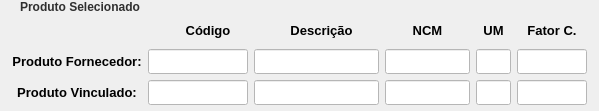
        <widget class="QGroupBox" name="groupBox_3">
         <property name="styleSheet">
          <string notr="true">QGroupBox {
    border: none;
    margin-top: 18px;
    font-weight: 600;
    color: #2f2f2f;
}

QGroupBox::title {
    subcontrol-origin: margin;
    left: 12px;
    padding: 0 6px 0 6px;
}</string>
         </property>
         <property name="title">
          <string>Produto Selecionado</string>
         </property>
         <layout class="QVBoxLayout" name="verticalLayout_4">
          <property name="leftMargin">
           <number>6</number>
          </property>
          <property name="topMargin">
           <number>0</number>
          </property>
          <property name="rightMargin">
           <number>6</number>
          </property>
          <property name="bottomMargin">
           <number>6</number>
          </property>
          <item>
           <widget class="QWidget" name="widget_12" native="true">
            <property name="minimumSize">
             <size>
              <width>0</width>
              <height>25</height>
             </size>
            </property>
            <property name="maximumSize">
             <size>
              <width>16777215</width>
              <height>25</height>
             </size>
            </property>
            <layout class="QHBoxLayout" name="horizontalLayout_11">
             <property name="leftMargin">
              <number>6</number>
             </property>
             <property name="topMargin">
              <number>0</number>
             </property>
             <property name="rightMargin">
              <number>6</number>
             </property>
             <property name="bottomMargin">
              <number>0</number>
             </property>
             <item>
              <widget class="QLabel" name="label_10">
               <property name="minimumSize">
                <size>
                 <width>140</width>
                 <height>0</height>
                </size>
               </property>
               <property name="maximumSize">
                <size>
                 <width>140</width>
                 <height>16777215</height>
                </size>
               </property>
               <property name="font">
                <font>
                 <family>Segoe UI</family>
                 <pointsize>10</pointsize>
                 <weight>75</weight>
                 <bold>true</bold>
                </font>
               </property>
               <property name="text">
                <string/>
               </property>
               <property name="alignment">
                <set>Qt::AlignCenter</set>
               </property>
              </widget>
             </item>
             <item>
              <widget class="QLabel" name="label_11">
               <property name="minimumSize">
                <size>
                 <width>100</width>
                 <height>0</height>
                </size>
               </property>
               <property name="maximumSize">
                <size>
                 <width>100</width>
                 <height>16777215</height>
                </size>
               </property>
               <property name="font">
                <font>
                 <family>Segoe UI</family>
                 <pointsize>10</pointsize>
                 <weight>75</weight>
                 <bold>true</bold>
                </font>
               </property>
               <property name="text">
                <string>Código</string>
               </property>
               <property name="alignment">
                <set>Qt::AlignCenter</set>
               </property>
              </widget>
             </item>
             <item>
              <widget class="QLabel" name="label_12">
               <property name="minimumSize">
                <size>
                 <width>0</width>
                 <height>0</height>
                </size>
               </property>
               <property name="maximumSize">
                <size>
                 <width>16777215</width>
                 <height>16777215</height>
                </size>
               </property>
               <property name="font">
                <font>
                 <family>Segoe UI</family>
                 <pointsize>10</pointsize>
                 <weight>75</weight>
                 <bold>true</bold>
                </font>
               </property>
               <property name="text">
                <string>Descrição</string>
               </property>
               <property name="alignment">
                <set>Qt::AlignCenter</set>
               </property>
              </widget>
             </item>
             <item>
              <widget class="QLabel" name="label_14">
               <property name="minimumSize">
                <size>
                 <width>85</width>
                 <height>0</height>
                </size>
               </property>
               <property name="maximumSize">
                <size>
                 <width>85</width>
                 <height>16777215</height>
                </size>
               </property>
               <property name="font">
                <font>
                 <family>Segoe UI</family>
                 <pointsize>10</pointsize>
                 <weight>75</weight>
                 <bold>true</bold>
                </font>
               </property>
               <property name="text">
                <string>NCM</string>
               </property>
               <property name="alignment">
                <set>Qt::AlignCenter</set>
               </property>
              </widget>
             </item>
             <item>
              <widget class="QLabel" name="label_13">
               <property name="minimumSize">
                <size>
                 <width>35</width>
                 <height>0</height>
                </size>
               </property>
               <property name="maximumSize">
                <size>
                 <width>35</width>
                 <height>16777215</height>
                </size>
               </property>
               <property name="font">
                <font>
                 <family>Segoe UI</family>
                 <pointsize>10</pointsize>
                 <weight>75</weight>
                 <bold>true</bold>
                </font>
               </property>
               <property name="text">
                <string>UM</string>
               </property>
               <property name="alignment">
                <set>Qt::AlignCenter</set>
               </property>
              </widget>
             </item>
             <item>
              <widget class="QLabel" name="label_15">
               <property name="minimumSize">
                <size>
                 <width>70</width>
                 <height>0</height>
                </size>
               </property>
               <property name="maximumSize">
                <size>
                 <width>70</width>
                 <height>16777215</height>
                </size>
               </property>
               <property name="font">
                <font>
                 <family>Segoe UI</family>
                 <pointsize>10</pointsize>
                 <weight>75</weight>
                 <bold>true</bold>
                </font>
               </property>
               <property name="text">
                <string>Fator C.</string>
               </property>
               <property name="alignment">
                <set>Qt::AlignCenter</set>
               </property>
              </widget>
             </item>
            </layout>
           </widget>
          </item>
          <item>
           <widget class="QWidget" name="widget_11" native="true">
            <property name="minimumSize">
             <size>
              <width>0</width>
              <height>25</height>
             </size>
            </property>
            <property name="maximumSize">
             <size>
              <width>16777215</width>
              <height>25</height>
             </size>
            </property>
            <layout class="QHBoxLayout" name="horizontalLayout_10">
             <property name="leftMargin">
              <number>6</number>
             </property>
             <property name="topMargin">
              <number>0</number>
             </property>
             <property name="rightMargin">
              <number>6</number>
             </property>
             <property name="bottomMargin">
              <number>0</number>
             </property>
             <item>
              <widget class="QLabel" name="label_7">
               <property name="minimumSize">
                <size>
                 <width>130</width>
                 <height>0</height>
                </size>
               </property>
               <property name="maximumSize">
                <size>
                 <width>130</width>
                 <height>16777215</height>
                </size>
               </property>
               <property name="font">
                <font>
                 <family>Segoe UI</family>
                 <pointsize>10</pointsize>
                 <weight>75</weight>
                 <bold>true</bold>
                </font>
               </property>
               <property name="text">
                <string>Produto Fornecedor:</string>
               </property>
               <property name="alignment">
                <set>Qt::AlignCenter</set>
               </property>
              </widget>
             </item>
             <item>
              <widget class="QLineEdit" name="line_cod_f">
               <property name="sizePolicy">
                <sizepolicy hsizetype="Preferred" vsizetype="Preferred">
                 <horstretch>0</horstretch>
                 <verstretch>0</verstretch>
                </sizepolicy>
               </property>
               <property name="minimumSize">
                <size>
                 <width>100</width>
                 <height>0</height>
                </size>
               </property>
               <property name="maximumSize">
                <size>
                 <width>100</width>
                 <height>16777215</height>
                </size>
               </property>
               <property name="font">
                <font>
                 <family>Segoe UI</family>
                 <pointsize>10</pointsize>
                </font>
               </property>
               <property name="styleSheet">
                <string notr="true">background-color: rgb(255, 255, 255);</string>
               </property>
               <property name="alignment">
                <set>Qt::AlignCenter</set>
               </property>
               <property name="readOnly">
                <bool>true</bool>
               </property>
              </widget>
             </item>
             <item>
              <widget class="QLineEdit" name="line_descr_f">
               <property name="sizePolicy">
                <sizepolicy hsizetype="Preferred" vsizetype="Preferred">
                 <horstretch>0</horstretch>
                 <verstretch>0</verstretch>
                </sizepolicy>
               </property>
               <property name="minimumSize">
                <size>
                 <width>0</width>
                 <height>0</height>
                </size>
               </property>
               <property name="maximumSize">
                <size>
                 <width>16777215</width>
                 <height>16777215</height>
                </size>
               </property>
               <property name="font">
                <font>
                 <family>Segoe UI</family>
                 <pointsize>10</pointsize>
                </font>
               </property>
               <property name="styleSheet">
                <string notr="true">background-color: rgb(255, 255, 255);</string>
               </property>
               <property name="readOnly">
                <bool>true</bool>
               </property>
              </widget>
             </item>
             <item>
              <widget class="QLineEdit" name="line_ncm_f">
               <property name="sizePolicy">
                <sizepolicy hsizetype="Preferred" vsizetype="Preferred">
                 <horstretch>0</horstretch>
                 <verstretch>0</verstretch>
                </sizepolicy>
               </property>
               <property name="minimumSize">
                <size>
                 <width>85</width>
                 <height>0</height>
                </size>
               </property>
               <property name="maximumSize">
                <size>
                 <width>85</width>
                 <height>16777215</height>
                </size>
               </property>
               <property name="font">
                <font>
                 <family>Segoe UI</family>
                 <pointsize>10</pointsize>
                </font>
               </property>
               <property name="styleSheet">
                <string notr="true">background-color: rgb(255, 255, 255);</string>
               </property>
               <property name="alignment">
                <set>Qt::AlignCenter</set>
               </property>
               <property name="readOnly">
                <bool>true</bool>
               </property>
              </widget>
             </item>
             <item>
              <widget class="QLineEdit" name="line_um_f">
               <property name="sizePolicy">
                <sizepolicy hsizetype="Preferred" vsizetype="Preferred">
                 <horstretch>0</horstretch>
                 <verstretch>0</verstretch>
                </sizepolicy>
               </property>
               <property name="minimumSize">
                <size>
                 <width>35</width>
                 <height>0</height>
                </size>
               </property>
               <property name="maximumSize">
                <size>
                 <width>35</width>
                 <height>16777215</height>
                </size>
               </property>
               <property name="font">
                <font>
                 <family>Segoe UI</family>
                 <pointsize>10</pointsize>
                </font>
               </property>
               <property name="styleSheet">
                <string notr="true">background-color: rgb(255, 255, 255);</string>
               </property>
               <property name="alignment">
                <set>Qt::AlignCenter</set>
               </property>
               <property name="readOnly">
                <bool>true</bool>
               </property>
              </widget>
             </item>
             <item>
              <widget class="QLineEdit" name="line_fator_f">
               <property name="sizePolicy">
                <sizepolicy hsizetype="Preferred" vsizetype="Preferred">
                 <horstretch>0</horstretch>
                 <verstretch>0</verstretch>
                </sizepolicy>
               </property>
               <property name="minimumSize">
                <size>
                 <width>70</width>
                 <height>0</height>
                </size>
               </property>
               <property name="maximumSize">
                <size>
                 <width>70</width>
                 <height>16777215</height>
                </size>
               </property>
               <property name="font">
                <font>
                 <family>Segoe UI</family>
                 <pointsize>10</pointsize>
                </font>
               </property>
               <property name="styleSheet">
                <string notr="true">background-color: rgb(255, 255, 255);</string>
               </property>
               <property name="alignment">
                <set>Qt::AlignCenter</set>
               </property>
               <property name="readOnly">
                <bool>true</bool>
               </property>
              </widget>
             </item>
            </layout>
           </widget>
          </item>
          <item>
           <widget class="QWidget" name="widget_10" native="true">
            <property name="minimumSize">
             <size>
              <width>0</width>
              <height>25</height>
             </size>
            </property>
            <property name="maximumSize">
             <size>
              <width>16777215</width>
              <height>25</height>
             </size>
            </property>
            <layout class="QHBoxLayout" name="horizontalLayout_9">
             <property name="leftMargin">
              <number>6</number>
             </property>
             <property name="topMargin">
              <number>0</number>
             </property>
             <property name="rightMargin">
              <number>6</number>
             </property>
             <property name="bottomMargin">
              <number>0</number>
             </property>
             <item>
              <widget class="QLabel" name="label_6">
               <property name="minimumSize">
                <size>
                 <width>130</width>
                 <height>0</height>
                </size>
               </property>
               <property name="maximumSize">
                <size>
                 <width>130</width>
                 <height>16777215</height>
                </size>
               </property>
               <property name="font">
                <font>
                 <family>Segoe UI</family>
                 <pointsize>10</pointsize>
                 <weight>75</weight>
                 <bold>true</bold>
                </font>
               </property>
               <property name="text">
                <string>Produto Vinculado:</string>
               </property>
               <property name="alignment">
                <set>Qt::AlignCenter</set>
               </property>
              </widget>
             </item>
             <item>
              <widget class="QLineEdit" name="line_cod_s">
               <property name="sizePolicy">
                <sizepolicy hsizetype="Preferred" vsizetype="Preferred">
                 <horstretch>0</horstretch>
                 <verstretch>0</verstretch>
                </sizepolicy>
               </property>
               <property name="minimumSize">
                <size>
                 <width>100</width>
                 <height>0</height>
                </size>
               </property>
               <property name="maximumSize">
                <size>
                 <width>100</width>
                 <height>16777215</height>
                </size>
               </property>
               <property name="font">
                <font>
                 <family>Segoe UI</family>
                 <pointsize>10</pointsize>
                </font>
               </property>
               <property name="styleSheet">
                <string notr="true">background-color: rgb(255, 255, 255);</string>
               </property>
               <property name="alignment">
                <set>Qt::AlignCenter</set>
               </property>
               <property name="readOnly">
                <bool>true</bool>
               </property>
              </widget>
             </item>
             <item>
              <widget class="QLineEdit" name="line_descr_s">
               <property name="sizePolicy">
                <sizepolicy hsizetype="Preferred" vsizetype="Preferred">
                 <horstretch>0</horstretch>
                 <verstretch>0</verstretch>
                </sizepolicy>
               </property>
               <property name="minimumSize">
                <size>
                 <width>0</width>
                 <height>0</height>
                </size>
               </property>
               <property name="maximumSize">
                <size>
                 <width>16777215</width>
                 <height>16777215</height>
                </size>
               </property>
               <property name="font">
                <font>
                 <family>Segoe UI</family>
                 <pointsize>10</pointsize>
                </font>
               </property>
               <property name="styleSheet">
                <string notr="true">background-color: rgb(255, 255, 255);</string>
               </property>
               <property name="readOnly">
                <bool>true</bool>
               </property>
              </widget>
             </item>
             <item>
              <widget class="QLineEdit" name="line_ncm_s">
               <property name="sizePolicy">
                <sizepolicy hsizetype="Preferred" vsizetype="Preferred">
                 <horstretch>0</horstretch>
                 <verstretch>0</verstretch>
                </sizepolicy>
               </property>
               <property name="minimumSize">
                <size>
                 <width>85</width>
                 <height>0</height>
                </size>
               </property>
               <property name="maximumSize">
                <size>
                 <width>85</width>
                 <height>16777215</height>
                </size>
               </property>
               <property name="font">
                <font>
                 <family>Segoe UI</family>
                 <pointsize>10</pointsize>
                </font>
               </property>
               <property name="styleSheet">
                <string notr="true">background-color: rgb(255, 255, 255);</string>
               </property>
               <property name="alignment">
                <set>Qt::AlignCenter</set>
               </property>
               <property name="readOnly">
                <bool>true</bool>
               </property>
              </widget>
             </item>
             <item>
              <widget class="QLineEdit" name="line_um_s">
               <property name="sizePolicy">
                <sizepolicy hsizetype="Preferred" vsizetype="Preferred">
                 <horstretch>0</horstretch>
                 <verstretch>0</verstretch>
                </sizepolicy>
               </property>
               <property name="minimumSize">
                <size>
                 <width>35</width>
                 <height>0</height>
                </size>
               </property>
               <property name="maximumSize">
                <size>
                 <width>35</width>
                 <height>16777215</height>
                </size>
               </property>
               <property name="font">
                <font>
                 <family>Segoe UI</family>
                 <pointsize>10</pointsize>
                </font>
               </property>
               <property name="styleSheet">
                <string notr="true">background-color: rgb(255, 255, 255);</string>
               </property>
               <property name="alignment">
                <set>Qt::AlignCenter</set>
               </property>
               <property name="readOnly">
                <bool>true</bool>
               </property>
              </widget>
             </item>
             <item>
              <widget class="QLineEdit" name="line_fator_s">
               <property name="sizePolicy">
                <sizepolicy hsizetype="Preferred" vsizetype="Preferred">
                 <horstretch>0</horstretch>
                 <verstretch>0</verstretch>
                </sizepolicy>
               </property>
               <property name="minimumSize">
                <size>
                 <width>70</width>
                 <height>0</height>
                </size>
               </property>
               <property name="maximumSize">
                <size>
                 <width>70</width>
                 <height>16777215</height>
                </size>
               </property>
               <property name="font">
                <font>
                 <family>Segoe UI</family>
                 <pointsize>10</pointsize>
                </font>
               </property>
               <property name="styleSheet">
                <string notr="true">background-color: rgb(255, 255, 255);</string>
               </property>
               <property name="alignment">
                <set>Qt::AlignCenter</set>
               </property>
               <property name="readOnly">
                <bool>false</bool>
               </property>
              </widget>
             </item>
            </layout>
           </widget>
          </item>
         </layout>
        </widget>
